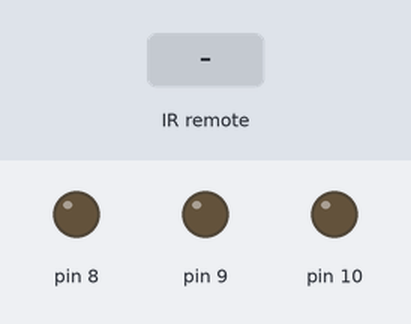
Bench run of a sketch on a simulated Arduino Uno, built with avr-gcc and run on an emulated ATmega328P. Parts: output pins drawn as LEDs (lit = HIGH). The inputs (shaded band) are chosen by the test bench.

Above: at 1.2 s.
1.3 s: infrared code 0x962814CA received
At 1.7 s:
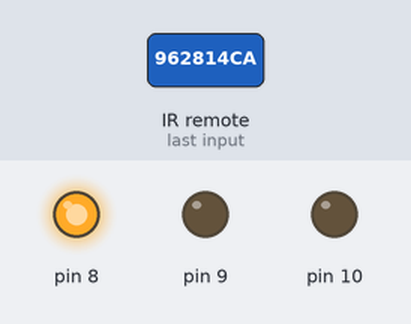
3.8 s: infrared code 0xB2CC429A received
At 4.6 s:
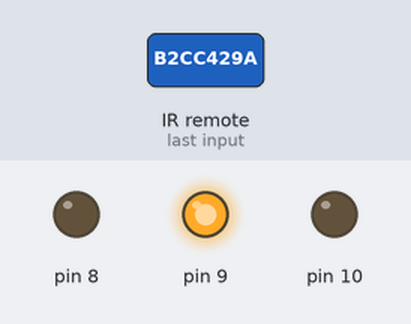
6.3 s: infrared code 0x5990708A received
At 6.7 s:
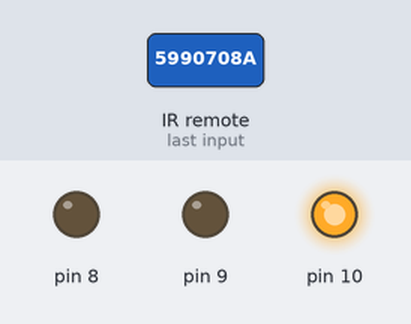
Timing chart, 0 to 9.3 s (numbered marks = the images above; inputs shaded):
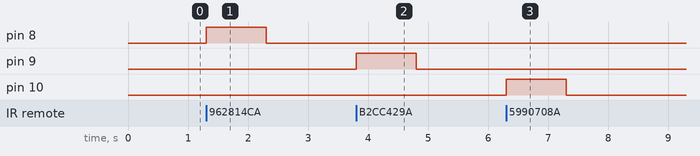

Measured:
- after the input at 1.3 s, pin 8: LOW → HIGH at once, → LOW 1.0 s later
- after the input at 3.8 s, pin 9: LOW → HIGH at once, → LOW 1.0 s later
- after the input at 6.3 s, pin 10: LOW → HIGH at once, → LOW 1.0 s later

The sketch:

Switch_Case_With_LEDs.ino
```cpp
#include <IRremote.h>

//------------Declare Constants-------//
int RECV_PIN= 2; // set pin 2 as the IR receiver pin
int LED1 = 8; // set pin 8 as red LED
int LED2 = 9; // set pin 9 as green LED
int LED3 = 10; // set pin 10 as blue LED

//------------Declare Objects--------//

IRrecv irrecv(RECV_PIN); // creates instance of 'irrecv'
decode_results results;  // create instance of 'decode_results'


void setup()
{
irrecv.enableIRIn(); // starts the IR receiver
 pinMode(8, OUTPUT);
 pinMode(9, OUTPUT);
 pinMode(10, OUTPUT);
}

void loop()
{
if (irrecv.decode(&results)) //have we received an IR signal?
  {
    translateIR(); // runs the 'translateIR'
                   // function, defined below
    irrecv.resume(); // receives the next IR value
  }
} //--------(ends the main loop)---------//

void translateIR() // takes action based on IR received
{
  switch(results.value)
  {
    case 0x962814CA:

     digitalWrite(8, HIGH);   // Turn on the LED
     delay(1000);              // Wait for one second
     digitalWrite(8, LOW);    // Turn off the LED
     delay(1000);              // Wait for one second
     break;

    case 0xB2CC429A:
      digitalWrite(9, HIGH);   // Turn on the LED
      delay(1000);              // Wait for one second
      digitalWrite(9, LOW);    // Turn off the LED
      delay(1000);              // Wait for one second
      break;

    case 0x5990708A:
      digitalWrite(10, HIGH);   // Turn on the LED
      delay(1000);              // Wait for one second
      digitalWrite(10, LOW);    // Turn off the LED
      delay(1000);              // Wait for one second
      break;

  }
  delay(250);
}
```
